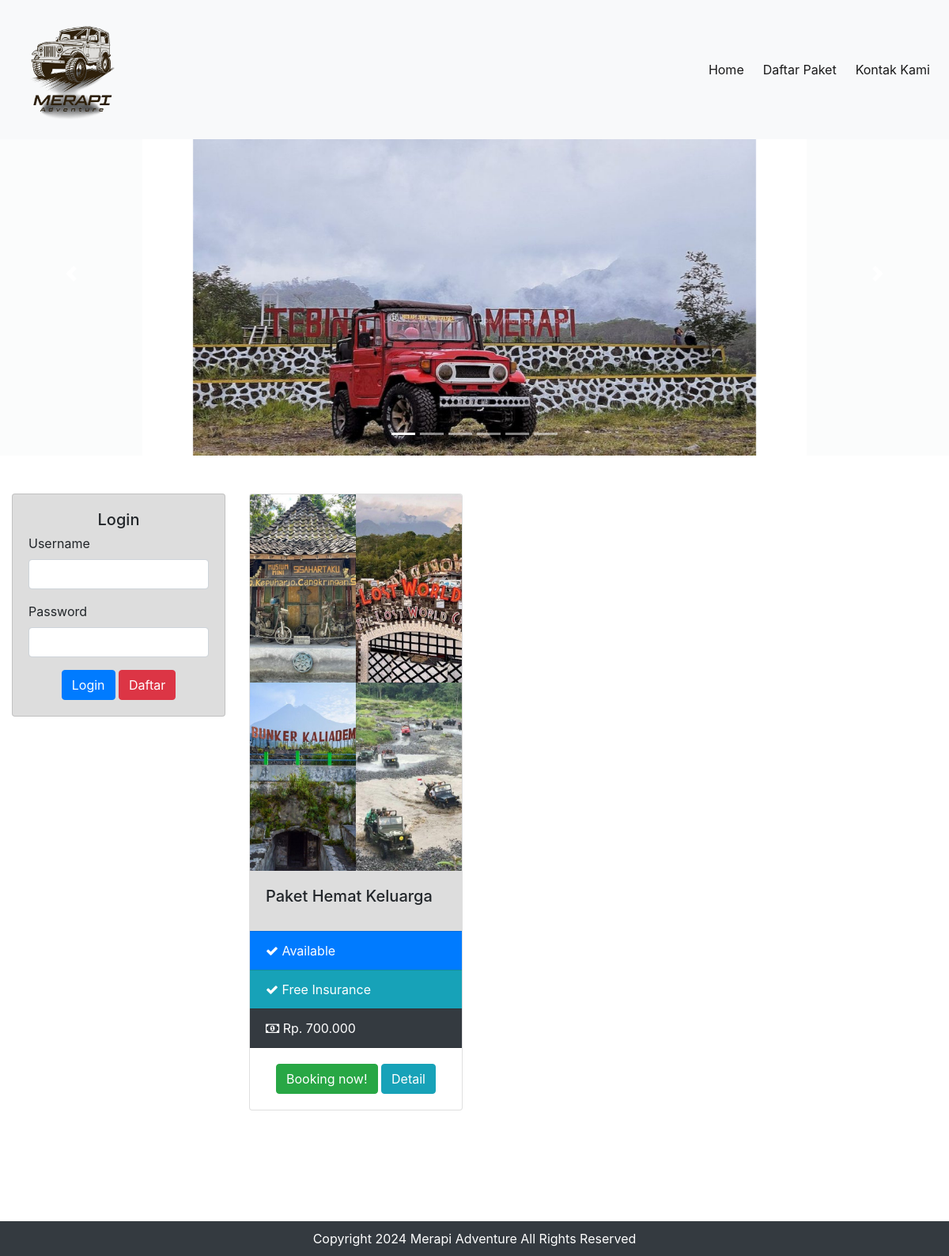
The page / on the database its author committed.
### tables this page shows
CREATE TABLE `wisata` (
  `id` int(11) NOT NULL,
  `wisata` text NOT NULL
);

CREATE TABLE `rute` (
  `id_rute` int(11) NOT NULL,
  `nama_paket` varchar(255) DEFAULT NULL,
  `harga` varchar(225) NOT NULL,
  `deskripsi` varchar(255) NOT NULL,
  `status` varchar(255) NOT NULL,
  `gambar` text NOT NULL
);

CREATE TABLE `infoweb` (
  `id` int(15) DEFAULT NULL,
  `corp_name` varchar(255) DEFAULT NULL,
  `tlp` varchar(15) DEFAULT NULL,
  `alamat` text DEFAULT NULL,
  `email` varchar(255) DEFAULT NULL,
  `no_rek` text DEFAULT NULL,
  `update_at` timestamp NOT NULL DEFAULT current_timestamp() ON UPDATE current_timestamp()
);

### koneksi/koneksi.php (called while the page is built, shortened)
<?php
$user = 'root';
$pass = '';
   $koneksi = new PDO("mysql:host=localhost;dbname=merapiadventure", $user, $pass);
    $sql_web = "SELECT * FROM infoweb WHERE id = 1";
    $row_web = $koneksi->prepare($sql_web);
    $row_web->execute();
    $infoweb = $row_web->fetch(PDO::FETCH_OBJ);
?>

### index.php (the view, shortened to what this page needs)
<?php
require 'koneksi/koneksi.php';
include 'header.php';
?>
<div id="carouselId" class="carousel slide "  data-ride="carousel">
    <ol class="carousel-indicators">
        <?php
        $querywisata = $koneksi->query('SELECT * FROM wisata ORDER BY id DESC')->fetchAll();
        $no = 1;
        foreach ($querywisata as $gambar) {
            ?>
            <li data-target="#carouselId" data-slide-to="<?= $no; ?>" class="<?php if ($no == '1') {
                  echo 'active';
              } ?>"></li>
            <?php $no++;
        } ?>
    </ol>
    <div class="carousel-inner"  role="listbox">
        <?php
        $no = 1;
        foreach ($querywisata as $gambar) {
            ?>
            <div class="carousel-item <?php if ($no == '1') {
                echo 'active';
            } ?>">
                <img src="assets/image/<?= $gambar['wisata']; ?>" alt="First slide" class="img-fluid mx-auto d-block"
                    style="object-fit:cover;width:auto;height:400px;">
            </div>
            <?php $no++;
        } ?>
    </div>
    <a class="carousel-control-prev btn-light" href="#carouselId" role="button" data-slide="prev">
        <span class="carousel-control-prev-icon" aria-hidden="true"></span>
    </a>
    <a class="carousel-control-next btn-light" href="#carouselId" role="button" data-slide="next">
        <span class="carousel-control-next-icon" aria-hidden="true"></span>
    </a>
</div>
<div class="container-fluid mt-5">
    <div class="row">
        <div class="col-sm-3">
            <div class="card" style=" background: #ddd">
                <div class="card-body">
                    <?php if ($_SESSION['USER'] ?? null) { ?>
                        <p>Selamat Datang , <?php echo $_SESSION['USER']['nama_pengguna']; ?></p>
                        <br />
                        <br />
                        <center>
                            <?php if ($_SESSION['USER']['level'] == 'admin') { ?>
                                <a href="admin/index.php" class="btn btn-primary mb-2 btn-block">Dashboard</a>
                            <?php } else { ?>
                                <a href="blog.php" class="btn btn-primary mb-2 btn-block">Booking Sekarang !</a>
                            <?php } ?>
                            <a href="admin/logout.php" class="btn btn-danger text-white btn-block">
                                Logout
                            </a>
                        </center>
                    <?php } else { ?>
                        <form method="post" action="koneksi/proses.php?id=login">
                            <center>
                                <h5 class="card-title">Login</h5>
                            </center>
                            <div class="form-group">
                                <label for="">Username</label>
                                <input type="text" name="user" id="" class="form-control" placeholder=""
                                    aria-describedby="helpId">
                            </div>
                            <div class="form-group">
                                <label for="">Password</label>
                                <input type="password" name="pass" id="" class="form-control" placeholder=""
                                    aria-describedby="helpId">
                            </div>
                            <center><button class="btn btn-primary">Login</button>
                                <a class="btn btn-danger text-white" data-toggle="modal" data-target="#modelId">
                                    Daftar
                                </a>
                            </center>
                        </form>
                    <?php } ?>
                </div>
            </div>
        </div>
        <div class="col-sm-9">
            <div class="row">
                <?php
                $query = $koneksi->query('SELECT * FROM rute ORDER BY id_rute DESC')->fetchAll();
                foreach ($query as $isi) {
                    ?>
                    <br />
                    <br />
                    <div class="col-sm-4">
                        <div class="card">
                            <img src="assets/image/<?php echo $isi['gambar']; ?>" class="card-img-top" style="height:100%;">
                            <div class="card-body" style="background:#ddd">
                                <h5 class="card-title"><?php echo $isi['nama_paket']; ?></h5>
                            </div>
                            <ul class="list-group list-group-flush">
                                <?php if ($isi['status'] == 'Tersedia') { ?>
                                    <li class="list-group-item bg-primary text-white">
                                        <i class="fa fa-check"></i> Available
                                    </li>
                                <?php } else { ?>
                                    <li class="list-group-item bg-danger text-white">
                                        <i class="fa fa-close"></i> Not Available
                                    </li>
                                <?php } ?>
                                <li class="list-group-item bg-info text-white"><i class="fa fa-check"></i> Free Insurance
                                </li>
                                <li class="list-group-item bg-dark text-white">
                                    <i class="fa fa-money"></i> Rp. <?php echo number_format($isi['harga']); ?>.000
                                </li>
                            </ul>
                            <div class="card-body">
                                <center><a href="booking.php?id=<?php echo $isi['id_rute']; ?>"
                                        class="btn btn-success">Booking now!</a>
                                    <a href="detail.php?id=<?php echo $isi['id_rute']; ?>" class="btn btn-info">Detail</a>
                                </center>
                            </div>
                        </div>
                    </div>
                    <?php $no++;
                } ?>
            </div>
        </div>
    </div>
</div>
<?php
include 'footer.php';
?>

### footer.php (shortened to what this page needs)
<!DOCTYPE html>
<html lang="en">
<head>
    <link rel="stylesheet" href="assets/css/bootstrap.min.css">
</head>
<body>
    <div class="content">
    </div>
    <div class="footer">
        <div class="container">
            Copyright <?= date('Y');?> <?= $infoweb->corp_name;?> All Rights Reserved
        </div>
    </div>
</body>
</html>

### assets/css/main.css (style rules this page uses)
html,body { height: 100%; margin: 0; padding: 0; font-family: sans-serif; }
body { background: #fff; color: #3a3b39; font-size: 15px; overflow-x:hidden; }
.form-control { border-radius:2px 2px 2px 2px; }
.carousel-control-prev { padding-bottom: 5%; }
.carousel-control-next { padding-bottom: 5%; }
.footer { width:100%;background:#333;padding:25px 0 55px;margin-top:100px;bottom:0; }

### index.php (style rules this page uses)
.col-sm-4 { max-width: 50px; max-height: 1000px; }

### footer.php (style rules this page uses)
body { margin: 0; padding: 0; display: flex; flex-direction: column; min-height: 100vh; }
.content { flex: 1; padding: 20px; }
.footer { background-color: #343a40; color: white; padding: 10px; text-align: center; }

### rows shown on the page
wisata: wisata (picture)
rute: gambar (picture), nama_paket "Paket Hemat Keluarga", status "Tersedia" (drawn), harga "700"
infoweb: corp_name "Merapi Adventure"
